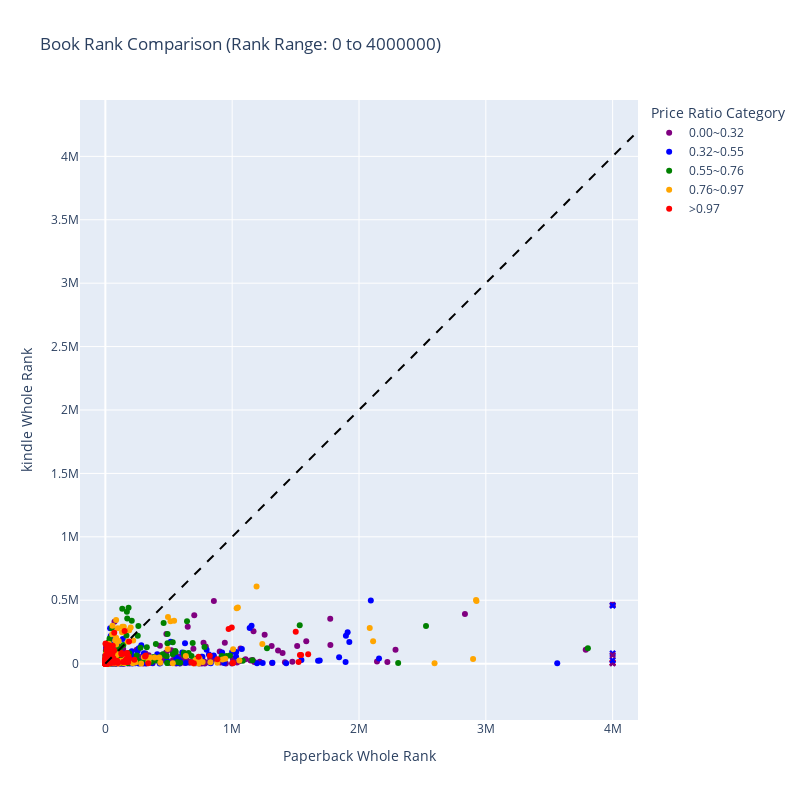

This figure's notebook cell:
### Code cell
import pandas as pd
import plotly.express as px
import plotly.graph_objects as go
from plotly.subplots import make_subplots


def plot_rank_price_ratio(data_con: pd.DataFrame) -> None:
    # 提取相關欄位
    paperback_rank = data_con["paperback-whole_rank"]
    kindle_rank = data_con["kindle-whole_rank"]
    paperback_price = data_con["paperback-selling_price"]
    kindle_price = data_con["kindle-selling_price"]
    title = data_con["title"]

    # 計算價格比例
    price_ratio = kindle_price / paperback_price

    # 剔除缺失值
    valid = ~(paperback_rank.isna() | kindle_rank.isna() | price_ratio.isna())
    paperback_rank = paperback_rank[valid]
    kindle_rank = kindle_rank[valid]
    price_ratio = price_ratio[valid]
    title = title[valid]

    # 計算百分位數
    quantiles = price_ratio.quantile([0, 0.2, 0.4, 0.6, 0.8, 1.0])

    # 分類價格比例
    def get_price_category(ratio):
        if ratio <= quantiles[0.2]:
            return f"0.00~{quantiles[0.2]:.2f}"
        elif quantiles[0.2] < ratio <= quantiles[0.4]:
            return f"{quantiles[0.2]:.2f}~{quantiles[0.4]:.2f}"
        elif quantiles[0.4] < ratio <= quantiles[0.6]:
            return f"{quantiles[0.4]:.2f}~{quantiles[0.6]:.2f}"
        elif quantiles[0.6] < ratio <= quantiles[0.8]:
            return f"{quantiles[0.6]:.2f}~{quantiles[0.8]:.2f}"
        else:
            return f">{quantiles[0.8]:.2f}"

    price_category = price_ratio.apply(get_price_category)

    # 自定義色彩，按範圍大小排序
    color_map = {
        f"0.00~{quantiles[0.2]:.2f}": "purple",
        f"{quantiles[0.2]:.2f}~{quantiles[0.4]:.2f}": "blue",
        f"{quantiles[0.4]:.2f}~{quantiles[0.6]:.2f}": "green",
        f"{quantiles[0.6]:.2f}~{quantiles[0.8]:.2f}": "orange",
        f">{quantiles[0.8]:.2f}": "red",
    }

    # 圖表範圍列表
    ranges = [(0, 4_000_000), (0, 1_000_000), (0, 100_000), (0, 10_000), (0, 1_000)]

    for min_val, max_val in ranges:
        buffer = max_val * 0.05  # 加5%的buffer
        actual_max_val = max_val + buffer

        # 建立子圖
        fig = make_subplots(rows=1, cols=1)

        # 添加主要散點圖
        for category in sorted(color_map.keys()):
            mask = price_category == category
            fig.add_trace(
                go.Scatter(
                    x=paperback_rank[mask],
                    y=kindle_rank[mask],
                    mode="markers",
                    marker=dict(color=color_map[category]),
                    name=category,
                    hovertemplate="Paperback Rank: %{x}<br>kindle Rank: %{y}<br>Price Ratio: %{customdata[0]:.2f}<br>Title: %{customdata[1]}<extra></extra>",
                    customdata=list(zip(price_ratio[mask], title[mask])),
                )
            )

        # 增加 x=y 的直線
        fig.add_trace(go.Scatter(x=[min_val, actual_max_val], y=[min_val, actual_max_val], mode="lines", line=go.scatter.Line(color="black", dash="dash"), showlegend=False))

        # 標示超出範圍的點
        out_of_range = (paperback_rank > max_val) | (kindle_rank > max_val)
        fig.add_trace(
            go.Scatter(
                x=paperback_rank[out_of_range].clip(upper=max_val),
                y=kindle_rank[out_of_range].clip(upper=max_val),
                mode="markers",
                marker=dict(symbol="x", color=price_category[out_of_range].map(color_map)),
                showlegend=False,
                hovertemplate="Paperback Rank: %{x}<br>kindle Rank: %{y}<br>Price Ratio: %{customdata[0]:.2f}<br>Title: %{customdata[1]}<extra></extra>",
                customdata=list(zip(price_ratio[out_of_range], title[out_of_range])),
            )
        )

        # 更新圖表布局
        fig.update_layout(
            height=800,
            width=800,
            title=f"Book Rank Comparison (Rank Range: {min_val} to {max_val})",
            xaxis=dict(title="Paperback Whole Rank", range=[-buffer, actual_max_val], scaleanchor="y", scaleratio=1),
            yaxis=dict(title="kindle Whole Rank", range=[-buffer, actual_max_val], scaleanchor="x", scaleratio=1),
            legend_title="Price Ratio Category",
            legend=dict(traceorder="normal"),
        )

        # 顯示圖表
        fig.write_image(f"0801 kindle-paperback/rank_price_ratio_{min_val}_to_{max_val}.svg")
        fig.show()


# 假設 data_2dep_top100 是你的數據
plot_rank_price_ratio(data_kindle_1dep)

### Figure 1 — Plotly figure (JSON) as saved in the notebook; plotly's stock layout.template omitted (floating-point values rounded to 4 significant figures; data arrays with more than 128 entries replaced by an {"elided": "..."} marker saying what was removed)
{"data": [{"customdata": {"elided": "288x2 mixed values"}, "hovertemplate": "Paperback Rank: %{x}<br>kindle Rank: %{y}<br>Price Ratio: %{customdata[0]:.2f}<br>Title: %{customdata[1]}<extra></extra>", "marker": {"color": "purple"}, "mode": "markers", "name": "0.00~0.32", "type": "scatter", "x": {"elided": "288 int values"}, "y": {"elided": "288 int values"}}, {"customdata": {"elided": "289x2 mixed values"}, "hovertemplate": "Paperback Rank: %{x}<br>kindle Rank: %{y}<br>Price Ratio: %{customdata[0]:.2f}<br>Title: %{customdata[1]}<extra></extra>", "marker": {"color": "blue"}, "mode": "markers", "name": "0.32~0.55", "type": "scatter", "x": {"elided": "289 int values"}, "y": {"elided": "289 int values"}}, {"customdata": {"elided": "286x2 mixed values"}, "hovertemplate": "Paperback Rank: %{x}<br>kindle Rank: %{y}<br>Price Ratio: %{customdata[0]:.2f}<br>Title: %{customdata[1]}<extra></extra>", "marker": {"color": "green"}, "mode": "markers", "name": "0.55~0.76", "type": "scatter", "x": {"elided": "286 int values"}, "y": {"elided": "286 int values"}}, {"customdata": {"elided": "287x2 mixed values"}, "hovertemplate": "Paperback Rank: %{x}<br>kindle Rank: %{y}<br>Price Ratio: %{customdata[0]:.2f}<br>Title: %{customdata[1]}<extra></extra>", "marker": {"color": "orange"}, "mode": "markers", "name": "0.76~0.97", "type": "scatter", "x": {"elided": "287 int values"}, "y": {"elided": "287 int values"}}, {"customdata": {"elided": "288x2 mixed values"}, "hovertemplate": "Paperback Rank: %{x}<br>kindle Rank: %{y}<br>Price Ratio: %{customdata[0]:.2f}<br>Title: %{customdata[1]}<extra></extra>", "marker": {"color": "red"}, "mode": "markers", "name": ">0.97", "type": "scatter", "x": {"elided": "288 int values"}, "y": {"elided": "288 int values"}}, {"line": {"color": "black", "dash": "dash"}, "mode": "lines", "showlegend": false, "type": "scatter", "x": [0, 4200000], "y": [0, 4200000]}, {"customdata": [[0.0992, "Who Okayed This?! The Riveting Life of Grant Davis"], [0.3398, "Black Sabbath: Symptom of the Universe"], [0.2544, "Snakes (Little Scientist)"], [1.668, "Gymnastics (Jump into Sports)"], [0.09066, "Lost to Time: Unforgettable Stories That History Forgot"], [0.5054, "How Trustworthy Are You? (Friendship Quizzes)"], [0.5462, "An Eye on the Hebrides: An Illustrated Journey"], [0.286, "Cruise Ship SOS: The Life-Saving Adventures of a Doctor at Sea"]], "hovertemplate": "Paperback Rank: %{x}<br>kindle Rank: %{y}<br>Price Ratio: %{customdata[0]:.2f}<br>Title: %{customdata[1]}<extra></extra>", "marker": {"color": ["purple", "blue", "purple", "red", "purple", "blue", "blue", "purple"], "symbol": "x"}, "mode": "markers", "showlegend": false, "type": "scatter", "x": [4000000, 4000000, 4000000, 4000000, 4000000, 4000000, 4000000, 4000000], "y": [463417, 81271, 5287, 8855, 2136, 26161, 458048, 66558]}], "layout": {"height": 800, "legend": {"title": {"text": "Price Ratio Category"}, "traceorder": "normal"}, "title": {"text": "Book Rank Comparison (Rank Range: 0 to 4000000)"}, "width": 800, "xaxis": {"anchor": "y", "domain": [0, 1], "range": [-200000, 4200000], "scaleanchor": "y", "scaleratio": 1, "title": {"text": "Paperback Whole Rank"}}, "yaxis": {"anchor": "x", "domain": [0, 1], "range": [-200000, 4200000], "scaleanchor": "x", "scaleratio": 1, "title": {"text": "kindle Whole Rank"}}}}
